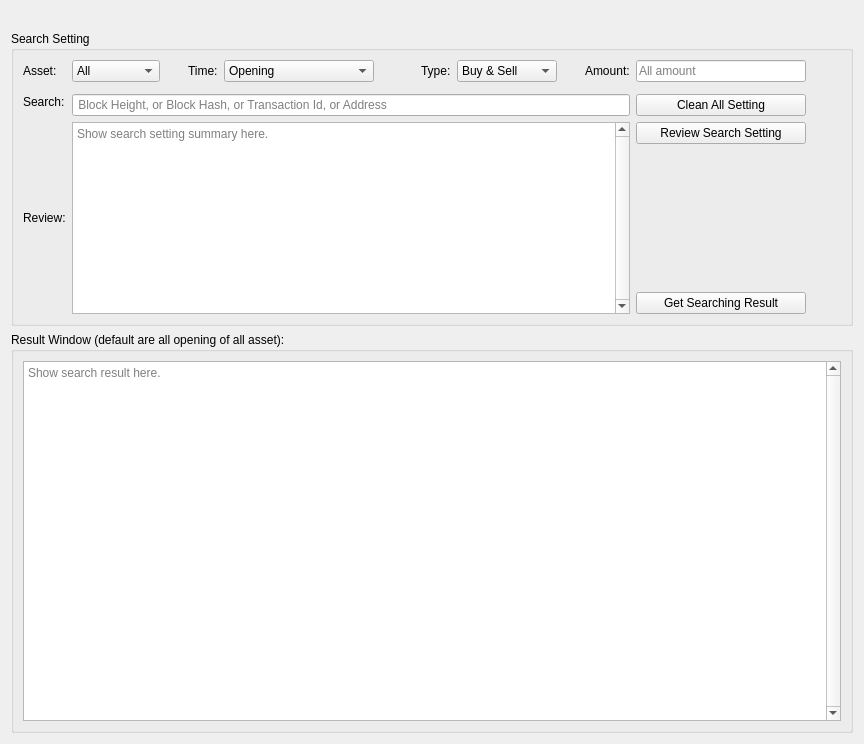
       <widget class="QWidget" name="tab_browser">
        <property name="styleSheet">
         <string notr="true">QTabWidget QStackedWidget &gt; QWidget { background-color: rgb(253, 255, 110) } </string>
        </property>
        <attribute name="title">
         <string>Browser</string>
        </attribute>
        <layout class="QVBoxLayout" name="verticalLayout_2">
         <item>
          <spacer name="horizontalSpacer_7">
           <property name="orientation">
            <enum>Qt::Horizontal</enum>
           </property>
           <property name="sizeHint" stdset="0">
            <size>
             <width>842</width>
             <height>20</height>
            </size>
           </property>
          </spacer>
         </item>
         <item>
          <widget class="QGroupBox" name="groupBox_searchsetting">
           <property name="title">
            <string>Search Setting</string>
           </property>
           <layout class="QGridLayout" name="gridLayout">
            <item row="0" column="1">
             <widget class="QComboBox" name="comboBox_asset">
              <property name="minimumSize">
               <size>
                <width>88</width>
                <height>0</height>
               </size>
              </property>
              <property name="maximumSize">
               <size>
                <width>88</width>
                <height>16777215</height>
               </size>
              </property>
              <property name="currentIndex">
               <number>0</number>
              </property>
              <property name="maxVisibleItems">
               <number>999</number>
              </property>
              <item>
               <property name="text">
                <string>All</string>
               </property>
              </item>
              <item>
               <property name="text">
                <string/>
               </property>
              </item>
              <item>
               <property name="text">
                <string/>
               </property>
              </item>
              <item>
               <property name="text">
                <string/>
               </property>
              </item>
              <item>
               <property name="text">
                <string/>
               </property>
              </item>
              <item>
               <property name="text">
                <string/>
               </property>
              </item>
              <item>
               <property name="text">
                <string/>
               </property>
              </item>
              <item>
               <property name="text">
                <string/>
               </property>
              </item>
              <item>
               <property name="text">
                <string/>
               </property>
              </item>
              <item>
               <property name="text">
                <string/>
               </property>
              </item>
              <item>
               <property name="text">
                <string/>
               </property>
              </item>
             </widget>
            </item>
            <item row="0" column="7">
             <widget class="QComboBox" name="comboBox_type">
              <property name="minimumSize">
               <size>
                <width>100</width>
                <height>0</height>
               </size>
              </property>
              <property name="currentIndex">
               <number>0</number>
              </property>
              <item>
               <property name="text">
                <string>Buy &amp; Sell</string>
               </property>
              </item>
              <item>
               <property name="text">
                <string>For Sell</string>
               </property>
              </item>
              <item>
               <property name="text">
                <string>For Buy</string>
               </property>
              </item>
              <item>
               <property name="text">
                <string>----------</string>
               </property>
              </item>
              <item>
               <property name="text">
                <string>Total</string>
               </property>
              </item>
              <item>
               <property name="text">
                <string>Received</string>
               </property>
              </item>
              <item>
               <property name="text">
                <string>Sent</string>
               </property>
              </item>
              <item>
               <property name="text">
                <string>Mined</string>
               </property>
              </item>
              <item>
               <property name="text">
                <string>Watching</string>
               </property>
              </item>
              <item>
               <property name="text">
                <string>Other</string>
               </property>
              </item>
             </widget>
            </item>
            <item row="0" column="5">
             <spacer name="horizontalSpacer_2">
              <property name="orientation">
               <enum>Qt::Horizontal</enum>
              </property>
              <property name="sizeHint" stdset="0">
               <size>
                <width>35</width>
                <height>20</height>
               </size>
              </property>
             </spacer>
            </item>
            <item row="0" column="6">
             <widget class="QLabel" name="label_type">
              <property name="toolTip">
               <string>Specify transaction type for search</string>
              </property>
              <property name="text">
               <string>Type:</string>
              </property>
             </widget>
            </item>
            <item row="0" column="0">
             <widget class="QLabel" name="label_asset">
              <property name="toolTip">
               <string>Specify asset by symbol</string>
              </property>
              <property name="text">
               <string>Asset:</string>
              </property>
             </widget>
            </item>
            <item row="0" column="4">
             <widget class="QComboBox" name="comboBox_time">
              <property name="minimumSize">
               <size>
                <width>150</width>
                <height>0</height>
               </size>
              </property>
              <property name="currentText">
               <string>Opening</string>
              </property>
              <item>
               <property name="text">
                <string>Opening</string>
               </property>
              </item>
              <item>
               <property name="text">
                <string>Last 1 Hour</string>
               </property>
              </item>
              <item>
               <property name="text">
                <string>Last 2 Hours</string>
               </property>
              </item>
              <item>
               <property name="text">
                <string>Last 6 Hours</string>
               </property>
              </item>
              <item>
               <property name="text">
                <string>Today</string>
               </property>
              </item>
              <item>
               <property name="text">
                <string>From Yesterday</string>
               </property>
              </item>
              <item>
               <property name="text">
                <string>This Week</string>
               </property>
              </item>
              <item>
               <property name="text">
                <string>From Last Week</string>
               </property>
              </item>
              <item>
               <property name="text">
                <string>This Month</string>
               </property>
              </item>
              <item>
               <property name="text">
                <string>From Last Month</string>
               </property>
              </item>
              <item>
               <property name="text">
                <string>This Year</string>
               </property>
              </item>
              <item>
               <property name="text">
                <string>From Last Year </string>
               </property>
              </item>
              <item>
               <property name="text">
                <string>All Time</string>
               </property>
              </item>
             </widget>
            </item>
            <item row="0" column="8">
             <spacer name="horizontalSpacer_3">
              <property name="orientation">
               <enum>Qt::Horizontal</enum>
              </property>
              <property name="sizeHint" stdset="0">
               <size>
                <width>15</width>
                <height>20</height>
               </size>
              </property>
             </spacer>
            </item>
            <item row="0" column="2">
             <spacer name="horizontalSpacer">
              <property name="orientation">
               <enum>Qt::Horizontal</enum>
              </property>
              <property name="sizeHint" stdset="0">
               <size>
                <width>15</width>
                <height>20</height>
               </size>
              </property>
             </spacer>
            </item>
            <item row="0" column="3">
             <widget class="QLabel" name="label_time">
              <property name="toolTip">
               <string>Specify time range for search</string>
              </property>
              <property name="text">
               <string>Time:</string>
              </property>
             </widget>
            </item>
            <item row="2" column="1" colspan="9">
             <widget class="QLineEdit" name="lineEdit_search">
              <property name="minimumSize">
               <size>
                <width>530</width>
                <height>0</height>
               </size>
              </property>
              <property name="maxLength">
               <number>64</number>
              </property>
              <property name="placeholderText">
               <string> Block Height, or Block Hash, or Transaction Id, or Address</string>
              </property>
              <property name="clearButtonEnabled">
               <bool>true</bool>
              </property>
             </widget>
            </item>
            <item row="1" column="0" rowspan="2">
             <widget class="QLabel" name="label_search">
              <property name="toolTip">
               <string>Input data to search for block, or transaction, or address</string>
              </property>
              <property name="text">
               <string>Search:</string>
              </property>
             </widget>
            </item>
            <item row="0" column="10">
             <widget class="QLineEdit" name="lineEdit_amount">
              <property name="minimumSize">
               <size>
                <width>170</width>
                <height>0</height>
               </size>
              </property>
              <property name="maximumSize">
               <size>
                <width>170</width>
                <height>16777215</height>
               </size>
              </property>
              <property name="toolTip">
               <string>Negative number is for sell amount. Positive number is for buy amount.</string>
              </property>
              <property name="placeholderText">
               <string>All amount</string>
              </property>
              <property name="clearButtonEnabled">
               <bool>true</bool>
              </property>
             </widget>
            </item>
            <item row="0" column="11">
             <spacer name="horizontalSpacer_6">
              <property name="orientation">
               <enum>Qt::Horizontal</enum>
              </property>
              <property name="sizeHint" stdset="0">
               <size>
                <width>35</width>
                <height>20</height>
               </size>
              </property>
             </spacer>
            </item>
            <item row="0" column="9">
             <widget class="QLabel" name="label_amount">
              <property name="toolTip">
               <string>Specify amount for search, Negative number is for sell.</string>
              </property>
              <property name="text">
               <string>Amount:</string>
              </property>
             </widget>
            </item>
            <item row="2" column="10">
             <widget class="QPushButton" name="pushButton_cleanallsetting">
              <property name="minimumSize">
               <size>
                <width>100</width>
                <height>0</height>
               </size>
              </property>
              <property name="text">
               <string>Clean All Setting</string>
              </property>
             </widget>
            </item>
            <item row="3" column="1" rowspan="3" colspan="9">
             <widget class="QTextEdit" name="textEdit_searchsettingsummary">
              <property name="minimumSize">
               <size>
                <width>530</width>
                <height>0</height>
               </size>
              </property>
              <property name="verticalScrollBarPolicy">
               <enum>Qt::ScrollBarAlwaysOn</enum>
              </property>
              <property name="horizontalScrollBarPolicy">
               <enum>Qt::ScrollBarAlwaysOff</enum>
              </property>
              <property name="readOnly">
               <bool>true</bool>
              </property>
              <property name="html">
               <string>&lt;!DOCTYPE HTML PUBLIC &quot;-//W3C//DTD HTML 4.0//EN&quot; &quot;http://www.w3.org/TR/REC-html40/strict.dtd&quot;&gt;
&lt;html&gt;&lt;head&gt;&lt;meta name=&quot;qrichtext&quot; content=&quot;1&quot; /&gt;&lt;style type=&quot;text/css&quot;&gt;
p, li { white-space: pre-wrap; }
&lt;/style&gt;&lt;/head&gt;&lt;body style=&quot; font-family:'Cantarell'; font-size:11pt; font-weight:400; font-style:normal;&quot;&gt;
&lt;p style=&quot;-qt-paragraph-type:empty; margin-top:0px; margin-bottom:0px; margin-left:0px; margin-right:0px; -qt-block-indent:0; text-indent:0px; font-family:'MS Shell Dlg 2'; font-size:7.8pt;&quot;&gt;&lt;br /&gt;&lt;/p&gt;&lt;/body&gt;&lt;/html&gt;</string>
              </property>
              <property name="placeholderText">
               <string>Show search setting summary here.</string>
              </property>
             </widget>
            </item>
            <item row="5" column="10">
             <widget class="QPushButton" name="pushButton_getsearchingresult">
              <property name="minimumSize">
               <size>
                <width>100</width>
                <height>0</height>
               </size>
              </property>
              <property name="text">
               <string>Get Searching Result</string>
              </property>
             </widget>
            </item>
            <item row="3" column="10">
             <widget class="QPushButton" name="pushButton_reviewsearchsetting">
              <property name="text">
               <string>Review Search Setting</string>
              </property>
             </widget>
            </item>
            <item row="4" column="0">
             <widget class="QLabel" name="label">
              <property name="text">
               <string>Review:</string>
              </property>
             </widget>
            </item>
           </layout>
          </widget>
         </item>
         <item>
          <widget class="QGroupBox" name="groupBox_resultwindow">
           <property name="title">
            <string>Result Window (default are all opening of all asset):</string>
           </property>
           <layout class="QVBoxLayout" name="verticalLayout_3">
            <item>
             <widget class="QTextEdit" name="textEdit_resultwindow">
              <property name="minimumSize">
               <size>
                <width>0</width>
                <height>360</height>
               </size>
              </property>
              <property name="verticalScrollBarPolicy">
               <enum>Qt::ScrollBarAlwaysOn</enum>
              </property>
              <property name="horizontalScrollBarPolicy">
               <enum>Qt::ScrollBarAlwaysOff</enum>
              </property>
              <property name="readOnly">
               <bool>true</bool>
              </property>
              <property name="placeholderText">
               <string>Show search result here.</string>
              </property>
             </widget>
            </item>
           </layout>
          </widget>
         </item>
        </layout>
       </widget>
